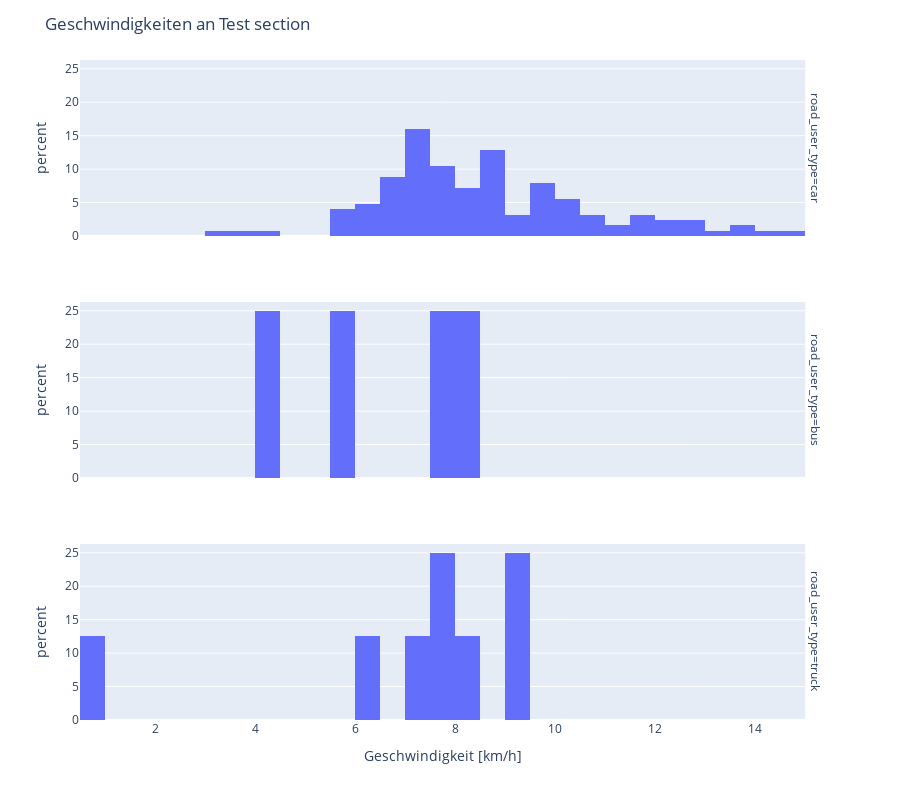
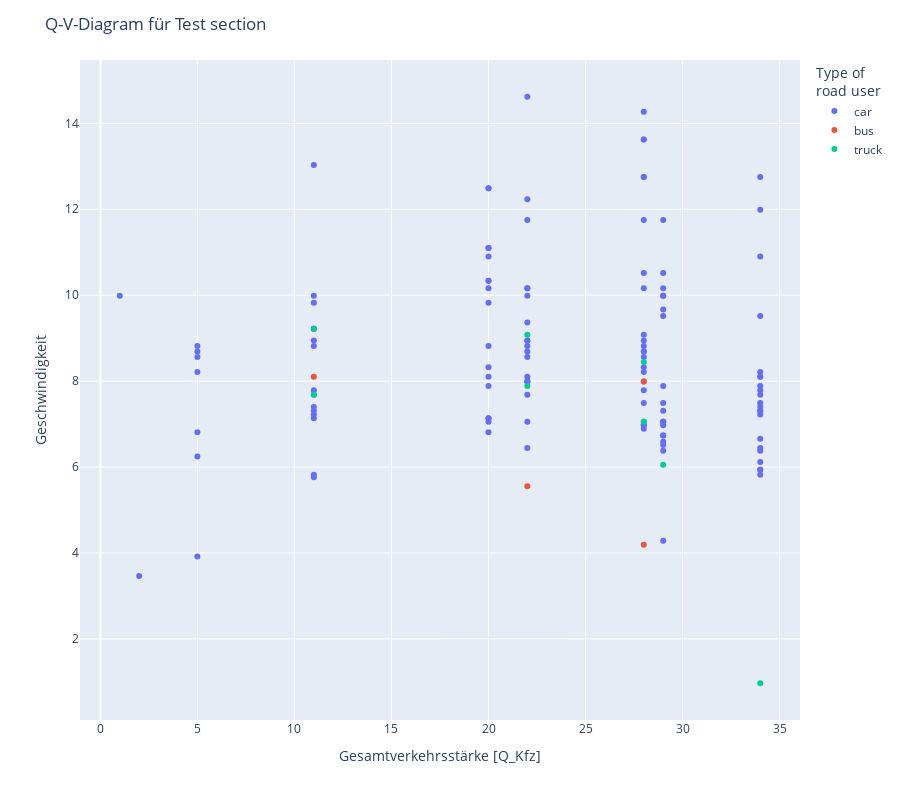

The cell these charts' notebook holds for them, in order:
### Markdown cell above
## Calculate Speeds

### Code cell
speed_calculator = SpeedProcessor(CONFIG, events)
speed_table = speed_calculator.calculate_speeds()
speed_calculator.plot_v_hist(row="road_user_type", section_name ="Test section")
speed_calculator.plot_q_v(section_name ="Test section")

### Figure 1 — Plotly figure (JSON) as saved in the notebook; plotly's stock layout.template omitted (floating-point values rounded to 4 significant figures)
{"data": [{"alignmentgroup": "True", "bingroup": "x", "histnorm": "percent", "hovertemplate": "road_user_type=car<br>speed=%{x}<br>percent=%{y}<extra></extra>", "legendgroup": "", "marker": {"color": "#636efa", "pattern": {"shape": ""}}, "name": "", "nbinsx": 30, "offsetgroup": "", "orientation": "v", "showlegend": false, "type": "histogram", "x": [5.763, 12.75, 13.62, 10.16, 9.99, 9.826, 7.992, 8.687, 10.52, 12.75, 11.75, 7.685, 8.946, 7.784, 6.97, 6.89, 8.563, 7.784, 8.946, 8.687, 11.1, 10.9, 10.16, 10.33, 7.887, 6.811, 7.136, 8.211, 8.815, 7.136, 8.1, 12.49, 7.052, 9.826, 9.082, 7.136, 8.815, 8.325, 7.052, 7.492, 6.97, 8.325, 12.49, 11.1, 14.27, 13.62, 5.819, 10.33, 7.222, 5.819, 5.935, 6.377, 6.116, 12.23, 8.815, 11.75, 14.62, 12.75, 6.445, 8.1, 6.244, 7.31, 8.815, 7.31, 7.685, 7.887, 8.1, 7.992, 8.1, 8.687, 7.784, 7.992, 5.935, 7.492, 8.946, 7.4, 8.563, 8.211, 7.992, 10.9, 8.946, 9.99, 7.685, 9.366, 3.465, 3.918, 7.052, 10.16, 10.16, 11.99, 6.66, 9.514, 6.445, 7.31, 6.377, 11.75, 9.99, 6.735, 8.211, 8.563, 7.492, 7.4, 6.735, 7.887, 8.687, 7.052, 6.587, 9.668, 4.281, 9.514, 9.99, 6.811, 10.52, 7.31, 9.99, 9.221, 8.815, 9.221, 7.222, 7.052, 6.97, 7.052, 6.515, 10.16, 13.03], "xaxis": "x3", "yaxis": "y3"}, {"alignmentgroup": "True", "bingroup": "x", "histnorm": "percent", "hovertemplate": "road_user_type=bus<br>speed=%{x}<br>percent=%{y}<extra></extra>", "legendgroup": "", "marker": {"color": "#636efa", "pattern": {"shape": ""}}, "name": "", "nbinsx": 30, "offsetgroup": "", "orientation": "v", "showlegend": false, "type": "histogram", "x": [7.992, 4.192, 5.55, 8.1], "xaxis": "x2", "yaxis": "y2"}, {"alignmentgroup": "True", "bingroup": "x", "histnorm": "percent", "hovertemplate": "road_user_type=truck<br>speed=%{x}<br>percent=%{y}<extra></extra>", "legendgroup": "", "marker": {"color": "#636efa", "pattern": {"shape": ""}}, "name": "", "nbinsx": 30, "offsetgroup": "", "orientation": "v", "showlegend": false, "type": "histogram", "x": [7.052, 8.442, 0.9668, 9.082, 7.887, 7.685, 9.221, 6.054], "xaxis": "x", "yaxis": "y"}], "layout": {"annotations": [{"font": {}, "showarrow": false, "text": "road_user_type=truck", "textangle": 90, "x": 0.98, "xanchor": "left", "xref": "paper", "y": 0.1333, "yanchor": "middle", "yref": "paper"}, {"font": {}, "showarrow": false, "text": "road_user_type=bus", "textangle": 90, "x": 0.98, "xanchor": "left", "xref": "paper", "y": 0.5, "yanchor": "middle", "yref": "paper"}, {"font": {}, "showarrow": false, "text": "road_user_type=car", "textangle": 90, "x": 0.98, "xanchor": "left", "xref": "paper", "y": 0.8667, "yanchor": "middle", "yref": "paper"}], "barmode": "relative", "height": 800, "legend": {"title": {"text": "Type of<br>road user"}, "tracegroupgap": 0}, "margin": {"t": 60}, "title": {"text": "Geschwindigkeiten an Test section"}, "xaxis": {"anchor": "y", "domain": [0, 0.98], "title": {"text": "Geschwindigkeit [km/h]"}}, "xaxis2": {"anchor": "y2", "domain": [0, 0.98], "matches": "x", "showticklabels": false}, "xaxis3": {"anchor": "y3", "domain": [0, 0.98], "matches": "x", "showticklabels": false}, "yaxis": {"anchor": "x", "domain": [0, 0.2667], "title": {"text": "percent"}}, "yaxis2": {"anchor": "x2", "domain": [0.3667, 0.6333], "matches": "y", "title": {"text": "percent"}}, "yaxis3": {"anchor": "x3", "domain": [0.7333, 1], "matches": "y", "title": {"text": "percent"}}}}

### Figure 2 — Plotly figure (JSON) as saved in the notebook; plotly's stock layout.template omitted (floating-point values rounded to 4 significant figures)
{"data": [{"hovertemplate": "road_user_type=car<br>n_vehicles=%{x}<br>speed=%{y}<extra></extra>", "legendgroup": "car", "marker": {"color": "#636efa", "symbol": "circle"}, "mode": "markers", "name": "car", "orientation": "v", "showlegend": true, "type": "scatter", "x": [11, 28, 28, 20, 1, 20, 28, 28, 28, 28, 28, 11, 11, 11, 28, 28, 28, 28, 28, 28, 20, 20, 28, 20, 20, 20, 11, 28, 28, 20, 20, 20, 20, 11, 28, 20, 20, 20, 28, 28, 28, 28, 20, 20, 28, 28, 34, 20, 34, 11, 34, 34, 34, 22, 5, 22, 22, 34, 34, 22, 5, 34, 22, 34, 22, 34, 34, 22, 34, 22, 34, 22, 34, 34, 22, 34, 22, 34, 22, 34, 22, 22, 34, 22, 2, 5, 22, 22, 22, 34, 34, 34, 22, 29, 29, 29, 11, 29, 5, 5, 29, 11, 29, 29, 5, 29, 29, 29, 29, 29, 29, 5, 29, 11, 29, 11, 11, 11, 11, 29, 29, 29, 29, 29, 11], "xaxis": "x", "y": [5.763, 12.75, 13.62, 10.16, 9.99, 9.826, 7.992, 8.687, 10.52, 12.75, 11.75, 7.685, 8.946, 7.784, 6.97, 6.89, 8.563, 7.784, 8.946, 8.687, 11.1, 10.9, 10.16, 10.33, 7.887, 6.811, 7.136, 8.211, 8.815, 7.136, 8.1, 12.49, 7.052, 9.826, 9.082, 7.136, 8.815, 8.325, 7.052, 7.492, 6.97, 8.325, 12.49, 11.1, 14.27, 13.62, 5.819, 10.33, 7.222, 5.819, 5.935, 6.377, 6.116, 12.23, 8.815, 11.75, 14.62, 12.75, 6.445, 8.1, 6.244, 7.31, 8.815, 7.31, 7.685, 7.887, 8.1, 7.992, 8.1, 8.687, 7.784, 7.992, 5.935, 7.492, 8.946, 7.4, 8.563, 8.211, 7.992, 10.9, 8.946, 9.99, 7.685, 9.366, 3.465, 3.918, 7.052, 10.16, 10.16, 11.99, 6.66, 9.514, 6.445, 7.31, 6.377, 11.75, 9.99, 6.735, 8.211, 8.563, 7.492, 7.4, 6.735, 7.887, 8.687, 7.052, 6.587, 9.668, 4.281, 9.514, 9.99, 6.811, 10.52, 7.31, 9.99, 9.221, 8.815, 9.221, 7.222, 7.052, 6.97, 7.052, 6.515, 10.16, 13.03], "yaxis": "y"}, {"hovertemplate": "road_user_type=bus<br>n_vehicles=%{x}<br>speed=%{y}<extra></extra>", "legendgroup": "bus", "marker": {"color": "#EF553B", "symbol": "circle"}, "mode": "markers", "name": "bus", "orientation": "v", "showlegend": true, "type": "scatter", "x": [28, 28, 22, 11], "xaxis": "x", "y": [7.992, 4.192, 5.55, 8.1], "yaxis": "y"}, {"hovertemplate": "road_user_type=truck<br>n_vehicles=%{x}<br>speed=%{y}<extra></extra>", "legendgroup": "truck", "marker": {"color": "#00cc96", "symbol": "circle"}, "mode": "markers", "name": "truck", "orientation": "v", "showlegend": true, "type": "scatter", "x": [28, 28, 34, 22, 22, 11, 11, 29], "xaxis": "x", "y": [7.052, 8.442, 0.9668, 9.082, 7.887, 7.685, 9.221, 6.054], "yaxis": "y"}], "layout": {"height": 800, "legend": {"title": {"text": "Type of<br>road user"}, "tracegroupgap": 0}, "margin": {"t": 60}, "title": {"text": "Q-V-Diagram für Test section"}, "xaxis": {"anchor": "y", "domain": [0, 1], "title": {"text": "Gesamtverkehrsstärke [Q_Kfz]"}}, "yaxis": {"anchor": "x", "domain": [0, 1], "title": {"text": "Geschwindigkeit"}}}}
